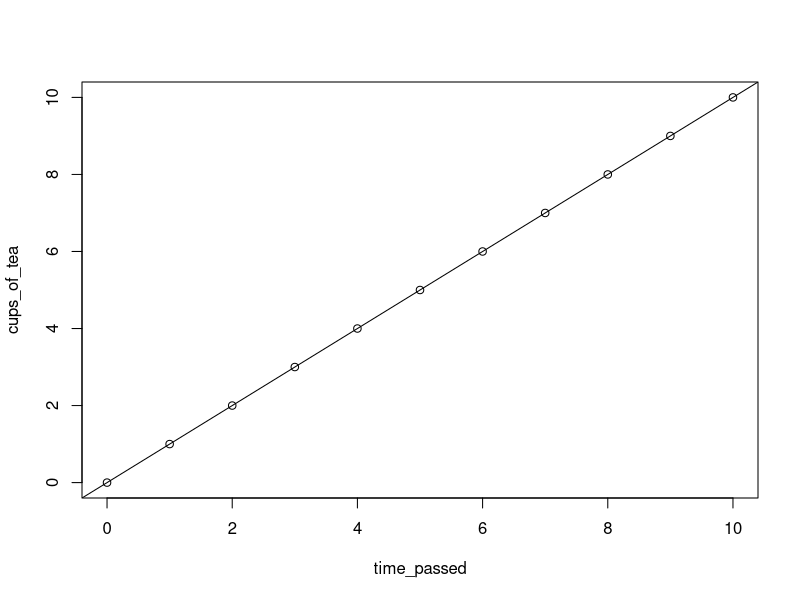
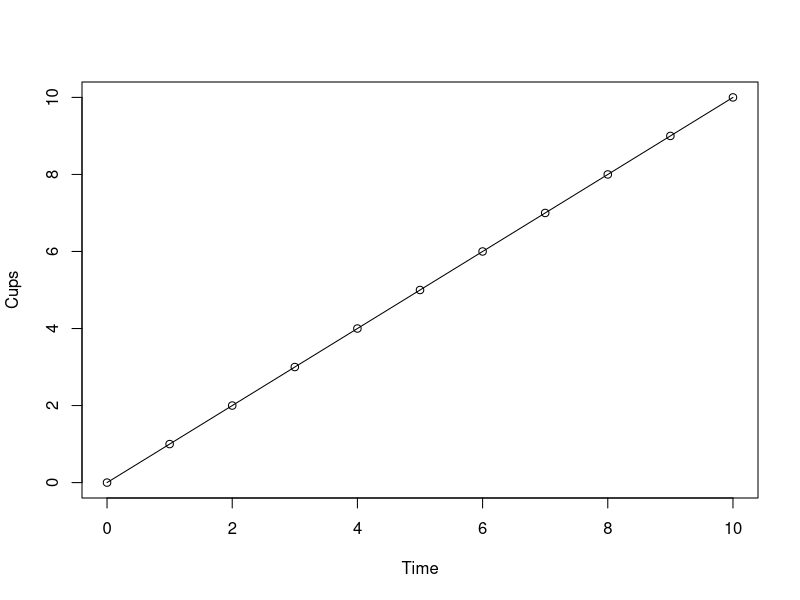
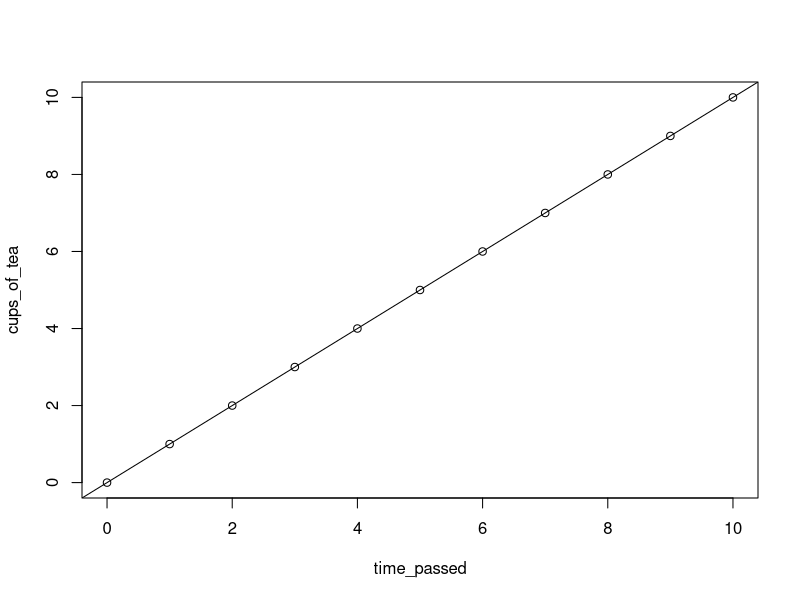
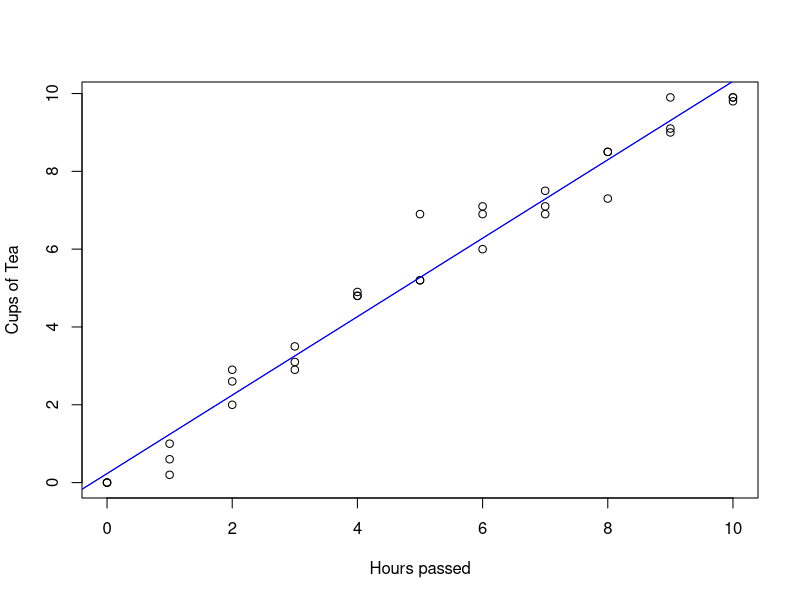
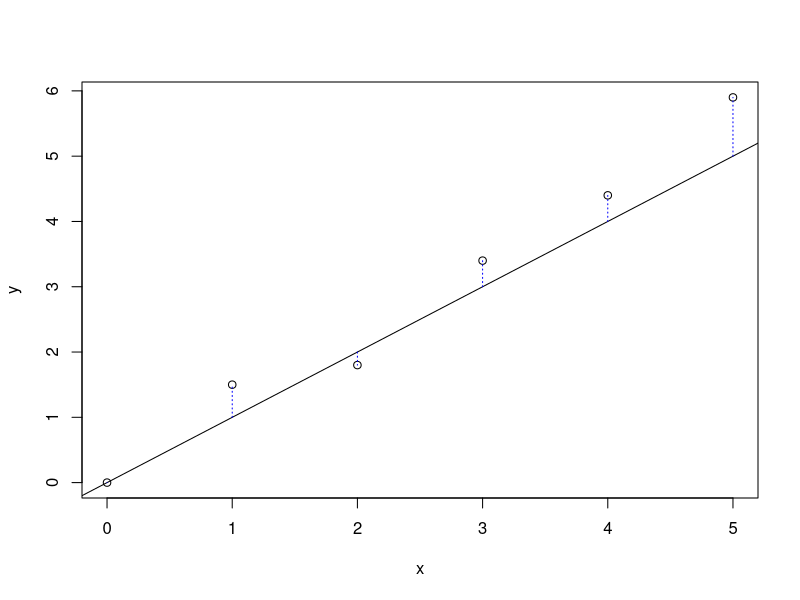
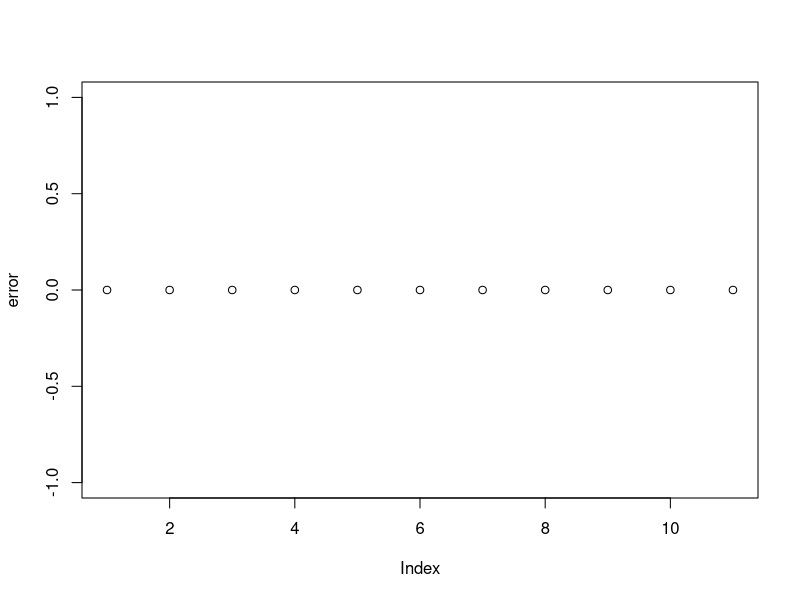
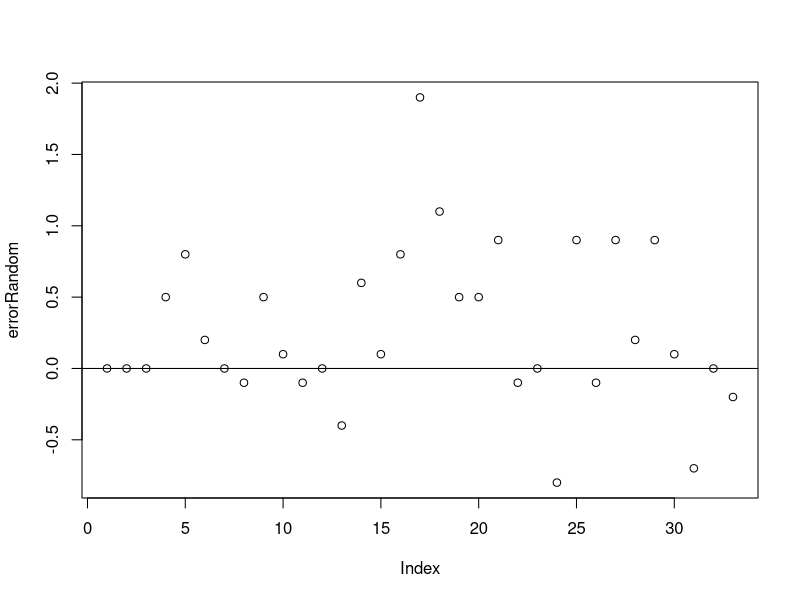
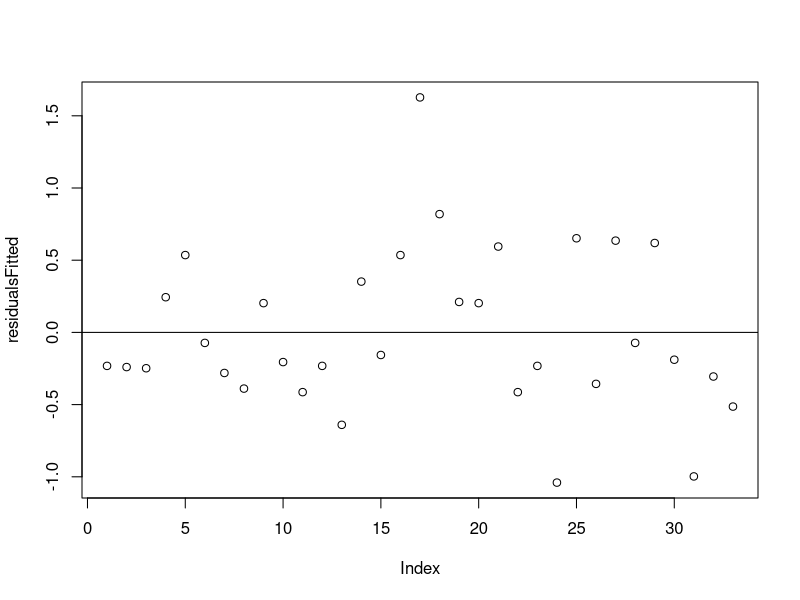

R code for these plots, in order:
  #############################################################
  ##---------------------------------------------------------##
  ##                Inferential statistics II -              ##
  ##         Linear regression via the linear least          ##
  ##                      square method                      ##
  ##                        R - Script                       ##
  ##            by Steffen Schwerdtfeger 05.2022             ##
  ##---------------------------------------------------------##
  #############################################################
  
  #######################################################################
  # 2.1 Linear functions - idealized linear relations between variables #
  #######################################################################
  
  ### Synthetic Data Set I - Tea/Time
  
  # Variables 
  
  # time_passed = indep. = y-axis 
  time_passed = c(0:10)    # 0:10 = 0 to 10 = c(1,2,3,4 … 10)
  
  # cups_of_tea = dep. = x-axis
  cups_of_tea = c(0:10)
  
  # Let us plot our data points 
  plot(x = time_passed, y = cups_of_tea)
  
  # Calculating the slope, directly via the objects of the variables
  # that we used above already. The [] are used to call a certain value of the 
  # vector, i.e., element 1 of an object is object[1] etc. If this is too 
  # abstract, check on the whole object again and play around a little by 
  # adding [] with and without values to the object.
  beta = (cups_of_tea[2]-cups_of_tea[1])/(time_passed[2]-time_passed[1]) 
  
  # Alternative via defining the points, represented as 
  # vectors P = c(x,y), first.           # row x y
  P1 = c(time_passed[1],cups_of_tea[1])  # [1] 0 0
  P2 = c(time_passed[2],cups_of_tea[2])  # [1] 1 1
  
  # Note that here [] refers to the vector list element of P now, not the 
  # vector list of our data for x and y!
  beta = (P2[2]-P1[2])/(P2[1]-P1[1])  
  
  # We can add a line representing y = a + bx
  # to our plot. The line crosses the y-axis 
  # at 0 (a = 0), as we are starting with 
  # y = 0 at x = 0.
  # a(lpha) = 0, b(eta) = 1
  abline(a = 0, b = 1)
  
  # Define function f(x) = 0 + x * 1 = x.
  f = function(x)(x)
  
  plot(y = f(0:10), x = 0:10, type = "l", ylab = "Cups", xlab = "Time")
  points(0:10,0:10) # add data points to plot
  
  # Example parabola function:
  g = function(x)(x^2)
  g(2) # = 4
  
  # Using lm() to evaluate alpha (intercept) and beta of x.
  # Formula: lm(y~x), saying: a linear model of y (dep.) in 
  # conditional relation (~) to x (indep.):
  lm(cups_of_tea~time_passed)
  
  # The result in the console will look like this:
  # CONSOLE OUTPUT (DO NOT EXECUTE)
  
  # Call:
  # lm(formula = cups_of_tea ~ time_passed)
  
  # Coefficients:
  # (Intercept)  cups_of_tea  
  #  1.071e-15    1.000e+00 
  #       α		       β
  
  # Note that one can now also add the line to a plot of data points via:
  plot(x = time_passed, y = cups_of_tea) 
  abline(lm(cups_of_tea~time_passed)) # does not work with plot(f(0:10)...)
  
  
  #############################################################################
  # 2.2 Obtaining a linear model from non-idealized data sets using lm() only #
  #############################################################################
  
  ### Synthetic Data Set II -- Tea/Time
  
  # Cups of tea each h, from 0h:10h 
  # These are just random points I chose, this time slightly 
  # deviating from our linear sequence of 0:10, where the 
  # numerical gradient, difference between each step of time, 
  # was always 1 - linear by itself. The data will represent three
  # measurements of 0h to 10h each. No worries, you will soon 
  # get a proper overview over the data below:
  
  # Cups of Tea: 
  cups = c(0,  1, 2,   3.5, 4.8, 5.2, 6,   6.9, 8.5, 9.1, 9.9, # run 1
           0, .6, 2.6, 3.1, 4.8, 6.9, 7.1, 7.5, 8.5, 9.9, 9.9, #     2
           0, .2, 2.9, 2.9, 4.9, 5.2, 6.9, 7.1, 7.3, 9,   9.8) #     3
  # Time passed for each run of measurements (cups), abbreviated:
  time = c(0:10,0:10,0:10)
  
  # With the cbind(), i.e., the column bind function,
  # we can combine our two vectors, resulting in 
  # something more of a data table (class of
  # that object is actually a combination of a 
  # matrix and an array; see BEM R-Basic Tutorial).
  # We will then convert the result of cbind()
  # and turn it into an object of the class 
  # data frame. There are also other ways, such 
  # as just using y = cups and x = time within the 
  # function lm(). I chose the following, as a proper
  # data table should be a more familiar and less 
  # abstract format to you. It is also a good chance 
  # to learn about the circumstance that not every 
  # object class is compatible with every function,
  # often resulting in enigmatic errors in the console.
  # You can evaluate the class of an object via class(object).
  
  # What we get below is a data table, where each
  # row represents a possible relation between
  # the number of cups and the amount of time 
  # that has passed. The number on the left
  # just represents the number of elements as row number.
  data_table = as.data.frame(cbind(cups,time))
  data_table

    # Let's plot our data points
  plot(x=data_table$time, y=data_table$cups, 
       ylab = "Cups of Tea", xlab= "Hours passed")
  
  # We can use the lm() function again to gain 
  # a simple fitted linear model between time and cups.
  # As mentioned, we could just use:
  linear_model = lm(cups ~ time)
  
  # or the following, using $ to refer to a
  # name of a column:
  linear_model = lm(data_table$cups ~ data_table$time)
  
  # OUTPUT CONSOLE – Do note execute
  # lm(formula = cups ~ time)
  
  # Coefficients:
  # (Intercept)         cups  
  #    0.2318          1.0082
  #      α		            β
  
  # Add linear model to plot:
  abline(linear_model, col = "blue")
  # or again via:
  abline(a = 0.2318, b = 1.0082, col = "blue")
 
  

  ##########################
  # 2.3 Errors / Residuals #
  ##########################
  
  
  # Example residuals plot:
  # x = indep. var.; y = dep. var.
  x = c(0:5); y = c(0,1.5,1.8,3.4,4.4,5.9)
  
  # Our guessed function:
  f = function(x)(x)
  
  # Calculate errors (here x and y refer to the above data vectors!):
  error = y-f(x) 
  # Console output of the object "error", entailing the elements 0-5:
  # [1]  0.0  0.5 -0.2  0.4  0.4  0.9
  
  # Plot of our data points:
  plot(x=x,y=y)
  
  # Plot of our guessed function:
  abline(a=0,b=1)
  
  # Adds lines representing the residuals, i.e., the error between our 
  # "guessed function" and the actual data points, drawn along the y-axis.
  # x0 is the x-coordinate of the start of the line and x1 the x-coordinate 
  # of the end of the dotted line (lty=3):
  segments(x0=x,y0=f(x), x1= x, y1=y, lty =3, col = "blue")
  
  ###########################################################
  # Let us check on the residuals of our idealized
  # model. Following the plain math:
  error = (cups_of_tea-time_passed) # here f(x) = x = time_passed
  sumError  = sum(error)
  sumError2 = sum(error^2)
  
  # Using lm() and residuals() of our idealized model:
  idealized = lm(cups_of_tea~time_passed) 
  residuals_fun = residuals(idealized) # all basically 0 values
  
  # Checks for (near) equality of the result of the function
  # residuals() with our object "error" we got via the plain math 
  # (change object class of residuals_fun to make it work):
  all.equal(error, as.numeric(residuals_fun))
  
  # Let us plot our error / residuals
  plot(error) 
  
  
  ######################################################
  # The same just with our second synthetica data set:
  # Our idealized function will be our first random
  # guess for a possible function for the points of 
  # our second synthetic data set. From there we will 
  # evaluate the errors between the actual points and 
  # the y-value of our random function:
  lmRandom = function(x) (x) 
  
  # These are the errors we still have to minimize
  errorRandom = (data_table$cups-lmRandom(data_table$time))
  sumErrorRan  = sum(errorRandom)
  sumErrorRan2 = sum(errorRandom^2)
  plot(errorRandom)
  # adds (h)orizontal line at a-axis = error = 0 (:= no error)
  abline(h=0)
  
  # This is our fitted model function
  lmFitted = function(x) (0.2318+1.0082*x)
  
  # These are the errors / residuals that are already fitted
  # In other words: this is where we want to get to.
  errorFitted = (data_table$cups-lmFitted(data_table$time))
  
  # The function residuals() does the same with our model
  residualsFitted = residuals(lm(data_table$cups~data_table$time))
  sumErrorFit  = sum(errorFitted)
  sumErrorFit2 = sum(errorFitted^2)
  plot(residualsFitted)
  abline(h=0)
  
  # Let us check if our method delivers same results as 
  # the function residual():
  all.equal(errorFitted, as.numeric(residualsFitted)) 
  # [1] "Mean relative difference: 0.0001735146" = neglectable difference
  
  
  ###########################################################################
  # 2.4.1 Brief excurse on evaluating the min./max. in a parabola function  #
  ###########################################################################
  
  # Defining our function g(x) = x^2 + x + 2
  g = function(x) (x^2+x+2)
  
  # Plot g(x)
  plot(g, xlim = c(-5,5), ylim=c(-1,10), asp=1 )
  abline(h=0, v=0)
  
  # Derivative g'(x) of g(x)
  gdev = function(x) (2*x + 1)
  
  # Evaluate if minimum or maximum is given (none if below = 0)
  # a) Input neg. and pos. test values 
  # b) Output: changes from negativ to positive => maximum is given,
  #            else a minimum is given (i.e., when input == output)
  gdev(-Inf);gdev(+Inf) # Minimum is given
  
  # Add derivative function (it crosses x at our xMin!)
  # Here we graphically see that x refers to both g’(x) and g(x)
  # g’(x)=2*x+1 
  abline(a=1,b=2) # adds our linear function to plot
  
  # Setting g'(x) to zero, to get the x coordinate of that minimum
  # which has a slope of zero.
  # g'(x) = 2*x + 1
  #   0   = 2*x + 1
  # -2x   =     1
  xMin = solve(-2,1)
  #   x   =   -.5
  
  # Let's check if this is true, since g'(.5) = 0
  # In other words: the slope at g(-.5) is zero
  gdev(xMin) == 0   # [1] TRUE 
  
  g(xMin)# y of minimum
  points(x = xMin, y = g(xMin))
  # P(-.5| 1.75)
  
  # Add vertical line at x = -.5
  segments(x0=-.5,y0=0, x1=-.5,y1=g(-.5), col="darkgreen", lty = 3)
  

  #################################################################################
  # 2.4.2 How to obtain the partial deriv. and the diff. between del, d and delta #
  #################################################################################

  # Let us check for the slope at our 
  # previously evaluated minimum P(-.5|1.75) using
  # a differential equation of the ordinary kind:
  
  # Intuitively the below does not work when approaching
  # limit to 0 difference, as it always means 0 divided by 0.
  # We therefore have to add a tiny term into our calculation:
  
  # Output using different x  =>     x  = x +.1       x = x +.001
  betaNumerator = (g(-.5+.1)-g(-.5)) # 0.01           1e-06 
  betaDenominator = ((-.5+.1)+.5)    # 0.1            1e-03 = 0.001
  betaNumerator/betaDenominator      # 0.1            1e-03 = 0.001
  
  # This could be coincidental, so let us check with any
  # other value of x we choose:
  
  # Choose a value for x
  xTest = 1
  
  # With an added value of 1e-7 to our chosen x, R outputs
  # a rounded value for the slope, which is here eqivalent 
  # to gedev(x). Using 1e-12 leads to false values and at 
  # some point you will get a NaN (Not a Number), as the 
  # precision is not high enough (there are ways, but it
  # is not important for us now).
  # Using g(x) from above:
  g = function(x) (x^2+x+2)
  betaTest = (g(xTest+1e-7)-g(xTest))/((xTest+1e-7)-xTest)
  betaTest # xTest = 1 => beta = 3
  
  # There is still a slight difference left though 
  # (not the case with, e.g., xTest = 9):
  gdev = function(x) (2*x + 1)
  all.equal(betaTest,gdev(xTest))
  
  
  
  ###################################################################################################################
  # 2.4.3 Setting partial derivatives to zero and how to rearrange its equations to represent a system of equations #
  ###################################################################################################################
  
  
  # For a better overview, we will rename our data_table objects
  x = data_table$time; y = data_table$cups
  
  # Define a and b as 1 each, to hold for the abstraction we
  # need for the solve() function: 
  # Note ";" marks a new line (delimitter)
  a = 1; b = 1
  
  # Left side of the system of equations:
  left_a_r1c1 = sum(a*length(x)); left_b_r1c2 = b*sum(x) ; 
  left_a_r2c1 = a*sum(x)        ; left_b_r2c2 = b*sum(x^2) 
  
  # Right-hand side of our system of equations: 
  right_r1c1 = sum(y)
  right_r2c1 = sum(x*y)
  
  
  ##############################################################
  # 2.4.4 Approaching results: Solving our system of equations #
  ##############################################################
  
  
  # Bringing the factor outside of the sum: 
  2*sum(1:6) == sum(2*1:6)
  
  #### System of equations: FURRY EXERCISE 
  
  # Set up two elements, so that we can solve an
  # equation in the form: left = right
  left = matrix(c(1,1,
                  -1,1), ncol = 2, byrow = TRUE)
  right = matrix(c(15,7), ncol = 1, byrow = TRUE)
  
  # Use the solve function to solve the system of
  # equations. It outputs a vector list = c(x,y)
  ResultXY = solve(left,right)
  
  
  ###############################################################################
  # 3 Replicating the math in R and how to write your own linear model function #
  ###############################################################################
  
  # Go-go-gadgeto linear_least_square!!!!
  # Replication of the lm() function:
  linear_least_square = function (x,y){ ### Start of function
    # Linear least square method:
    
    # Our PDE goes as follows:
    # Error2(a,b) = sum(y-f(x))^2 = sum(y-a-bx)^2  
    # We have been to the part where we rearranged 
    # the whole equation to resemble a system of 
    # equations, such that we can abbreviate the code. 
    # To do so we define a and b, due to an abstraction 
    # of linear algebra in R, when using the function solve().
    a = 1; b = 1 
    
    # Below you will find our rearranged system of equations 
    # in the form of a matrix (left side) and a vector (right 
    # side of the equation). We will use these objects as input 
    # for our solve(left,right) function. 
    
    # From (DO NOT EXECUTE, just formally):
    #   sum(a*length(x)) + b*sum(x)     = sum(y)
    #       a*sum(x)     + b*sum(x^2)   = sum(x*y)
    
    # To get the above set for solving a system of linear 
    # equations we will create objects of the parts of the 
    # above and then fit them into a matrix and a vector.
    
    left_a_r1c1 = sum(a*length(x)); left_b_r1c2 = b*sum(x) ; 
    left_a_r2c1 = a*sum(x)        ; left_b_r2c2 = b*sum(x^2) 
    
    right_r1c1 = sum(y)
    right_r2c1 = sum(x*y)
    
    # Now we will set up the above as matrix (left) and 
    # vector (right) objects:
    left = matrix(c(left_a_r1c1  ,  left_b_r1c2,
                    left_a_r2c1  ,  left_b_r2c2), 
                            ncol=2, nrow=2, byrow = TRUE)
    
    right = c(right_r1c1, right_r2c1)
    
    # Now we can solve our system of equations via:
    Result = solve(left,right)
    
    # Fitted function:
    lmFitted = function(x) (Result[1]+Result[2]*x)
    SumError2fitted =  sum((y-lmFitted(x))^2)
    
    # In order to get a nice looking output, we will use the cat() function. 
    # The cat() function concatenates elements of any
    # kind, such as Text and our result values. Use "\n"
    # for a line break, and "\t" for the tab seperator.
    # We also have to apply a trick, to get the
    # name of the input object into our console output
    # using deparse(substitute(x)):
    
    cat(" Linear least square method in R","\n","\n",
        "Independent variable:", "\t", deparse(substitute(x)),"\n", 
        "Dependent   variable:", "\t", deparse(substitute(y)),"\n","\n",
        "alpha", "\t",Result[1],"\n",
        "beta","\t",Result[2], "\t","SumR2", "\t", SumError2fitted) 
    
    # Let us also plot our results:
    # We will also use deparse(substitute(x)) for the 
    # labels of our plot axes.
    plot(x=x,y=y, ylab = deparse(substitute(y)),       
                  xlab = deparse(substitute(x)))
    abline(a=Result[1], b=Result[2], col = "darkblue")
    
  } #### End of function
  
  # Let's see what our function can do: 
  linear_least_square(data_table$time, data_table$cups)
  
  # OUTPUT:
  #  Linear least square method in R 
  #
  #  Independent variable: 	 data_table$time 
  #  Dependent   variable: 	 data_table$cups 
  #
  #  alpha 	 0.2318182 
  #  beta 	 1.008182 	 SumR2 	 9.703364
  
  # With our idelaized data set:
  linear_least_square(time_passed, cups_of_tea)
  
  # Compare with the regular old lm() function:
  lm(data_table$cups~data_table$time)

  summary(lm(data_table$cups~data_table$time))
  
  
  
  
 
  
  
  ###############################################
  # Linear regression via gradient descent in R #
  ###############################################
  
  x=data_table$time
  y=data_table$cups
  
  
  linear_gradient_descent = function (x,y){ 
    # squared error cost function
    cost <- function(X, y, theta) {
      sum( (X %*% theta - y)^2 ) / (2*length(y))
    }
    
    # learning rate and iteration limit
    alpha <- .01
    num_iters <- 10000
    
    # keep history
    cost_history <- double(num_iters)
    theta_history <- list(num_iters)
    
    # initialize coefficients
    theta <- matrix(c(0,0), nrow=2) 
    
    # add a column of 1's for the intercept coefficient
    X <- cbind(1, matrix(x))
    
    # gradient descent
    for (i in 1:num_iters) {
      error <- (X %*% theta - y)
      delta <- t(X) %*% error / length(y)
      theta <- theta - alpha * delta
      cost_history[i] <- cost(X, y, theta)
      theta_history[[i]] <- theta
    }
    
    # plot data and converging fit
    plot(x,y, col=rgb(0.2,0.4,0.6,0.4), main='Linear regression by gradient descent')
    for (i in c(1,3,6,10,14,seq(20,num_iters,by=10))) {
      abline(coef=theta_history[[i]], col=rgb(0.8,0,0,0.3))
    }
    abline(coef=theta, col='blue')
    
    cost_history1 = cost_history[1:20]
    
    plot(cost_history1, type='l', col='blue', lwd=2, main='Cost function', ylab='cost', xlab='Iterations')
    
    # Console Output:
    cat("Linear gradient descent method in R","\n","\n",
        "Independent variable:", "\t", deparse(substitute(x)),"\n", 
        "Dependent   variable:", "\t", deparse(substitute(y)),"\n","\n",
        "alpha","\t",theta[1],"\n",
        "beta","\t",theta[2]) 

  } #### End of function
  
  linear_gradient_descent(x = data_table$time,y = data_table$cups)
  
  
  
  
  
  
  
  
  
  
  
  
